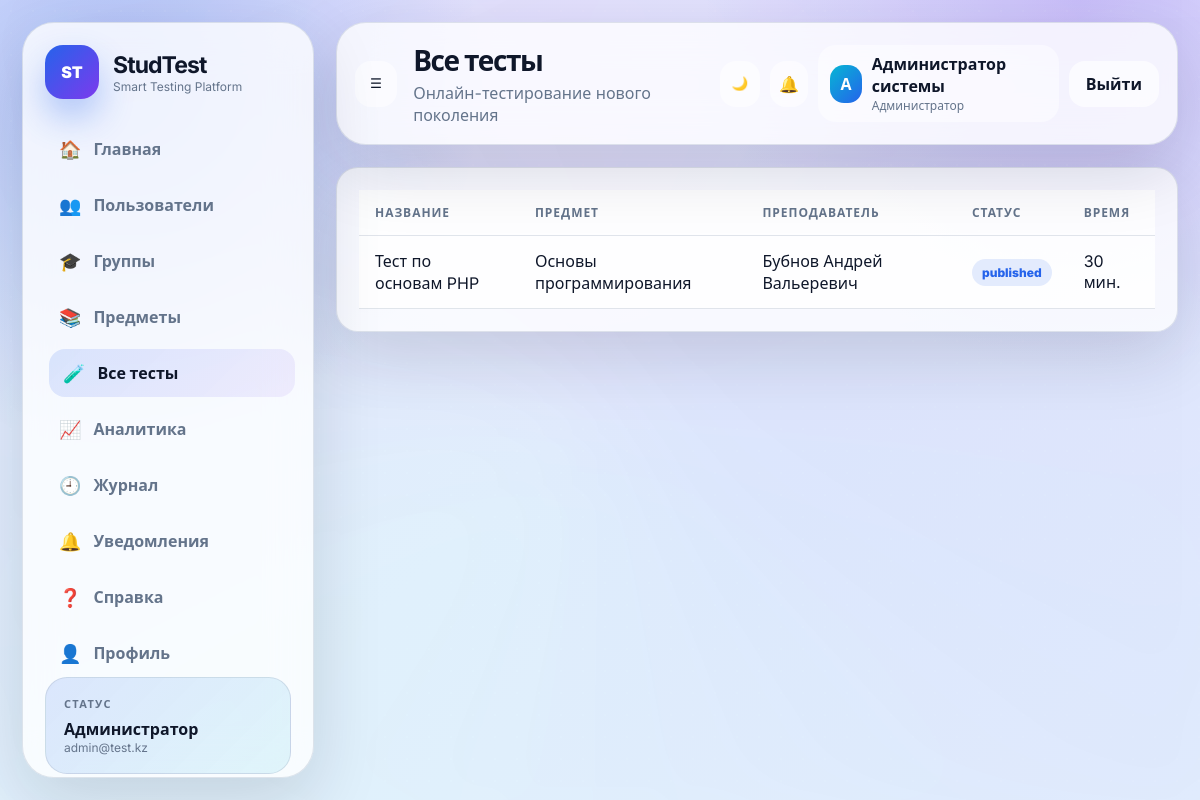
The page /admin/tests.php (signed in) on the database its author committed.
### tables this page shows
CREATE TABLE `tests` (
  `id` int(11) NOT NULL,
  `title` varchar(200) NOT NULL,
  `description` text DEFAULT NULL,
  `subject_id` int(11) NOT NULL,
  `teacher_id` int(11) NOT NULL,
  `time_limit` int(11) NOT NULL DEFAULT 30,
  `max_attempts` int(11) NOT NULL DEFAULT 1,
  `passing_score` int(11) NOT NULL DEFAULT 50,
  `shuffle_questions` tinyint(1) NOT NULL DEFAULT 1,
  `shuffle_answers` tinyint(1) NOT NULL DEFAULT 1,
  `status` enum('draft','published','closed') NOT NULL DEFAULT 'draft',
  `start_date` datetime DEFAULT NULL,
  `end_date` datetime DEFAULT NULL,
  `created_at` timestamp NULL DEFAULT current_timestamp(),
  `updated_at` timestamp NULL DEFAULT current_timestamp() ON UPDATE current_timestamp()
);

CREATE TABLE `subjects` (
  `id` int(11) NOT NULL,
  `name` varchar(150) NOT NULL,
  `description` text DEFAULT NULL,
  `teacher_id` int(11) DEFAULT NULL,
  `created_at` timestamp NULL DEFAULT current_timestamp()
);

CREATE TABLE `users` (
  `id` int(11) NOT NULL,
  `full_name` varchar(150) NOT NULL,
  `email` varchar(120) NOT NULL,
  `password` varchar(255) NOT NULL,
  `role` enum('admin','teacher','student') NOT NULL DEFAULT 'student',
  `group_id` int(11) DEFAULT NULL,
  `is_active` tinyint(1) NOT NULL DEFAULT 1,
  `avatar` varchar(255) DEFAULT NULL,
  `created_at` timestamp NULL DEFAULT current_timestamp(),
  `updated_at` timestamp NULL DEFAULT current_timestamp() ON UPDATE current_timestamp()
);

### admin/tests.php (the view, shortened to what this page needs)
<?php
require_once __DIR__ . '/../config/database.php';
$tests = $pdo->query('SELECT t.*, s.name AS subject_name, u.full_name AS teacher_name FROM tests t JOIN subjects s ON s.id=t.subject_id JOIN users u ON u.id=t.teacher_id ORDER BY t.id DESC')->fetchAll();
include __DIR__ . '/../includes/header.php';
?>
<div class="card table-wrap">
<table><tr><th>Название</th><th>Предмет</th><th>Преподаватель</th><th>Статус</th><th>Время</th></tr>
<?php foreach ($tests as $t): ?><tr><td><?= htmlspecialchars($t['title']) ?></td><td><?= htmlspecialchars($t['subject_name']) ?></td><td><?= htmlspecialchars($t['teacher_name']) ?></td><td><span class="badge"><?= $t['status'] ?></span></td><td><?= $t['time_limit'] ?> мин.</td></tr><?php endforeach; ?>
</table>
</div>
<?php include __DIR__ . '/../includes/footer.php'; ?>

### assets/css/style.css (style rules this page uses)
:root { --bg:#eef3ff; --card:rgba(255,255,255,.78); --text:#0f172a; --muted:#64748b; --line:rgba(148,163,184,.28); --primary:#2563eb; --primary2:#7c3aed; --accent:#06b6d4; --success:#16a34a; --warning:#f59e0b; --danger:#ef4444; --shadow:0 24px 70px rgba(15,23,42,.14); --radius:26px; --sidebar:292px; }
* { box-sizing:border-box }
html { scroll-behavior:smooth }
body { margin:0;font-family:Inter,system-ui,Arial,sans-serif;background:radial-gradient(circle at 10% 10%,rgba(37,99,235,.26),transparent 28%),radial-gradient(circle at 90% 0%,rgba(124,58,237,.22),transparent 28%),linear-gradient(135deg,var(--bg),#f8fbff);color:var(--text);min-height:100vh;overflow-x:hidden }
body::before { content:"";position:fixed;inset:-120px;background:conic-gradient(from 110deg at 50% 50%,rgba(37,99,235,.12),rgba(6,182,212,.08),rgba(124,58,237,.12),rgba(37,99,235,.12));filter:blur(70px);animation:aurora 12s linear infinite;pointer-events:none }
.card,.stat,.panel { background:var(--card);border:1px solid var(--line);border-radius:var(--radius);padding:22px;box-shadow:var(--shadow);backdrop-filter:blur(18px);transition:.25s }
.badge { display:inline-flex;border-radius:99px;padding:6px 10px;font-size:12px;font-weight:850;background:rgba(37,99,235,.12);color:var(--primary) }
.table-wrap { overflow:auto;border-radius:22px;border:1px solid var(--line) }
table { width:100%;border-collapse:collapse;background:var(--card) }
th,td { padding:14px 16px;text-align:left;border-bottom:1px solid var(--line) }
th { font-size:12px;text-transform:uppercase;letter-spacing:.08em;color:var(--muted) }

### rows shown on the page
tests: title "Тест по основам PHP", subject.name "Основы программирования", teacher.full_name "Бубнов Андрей Вальеревич", status "published", time_limit "30"

### other values the page prints
roleLabel($role) "Администратор"
currentUserEmail() "admin@test.kz"
$pageTitle "Все тесты"
currentUserName() "Администратор системы"
